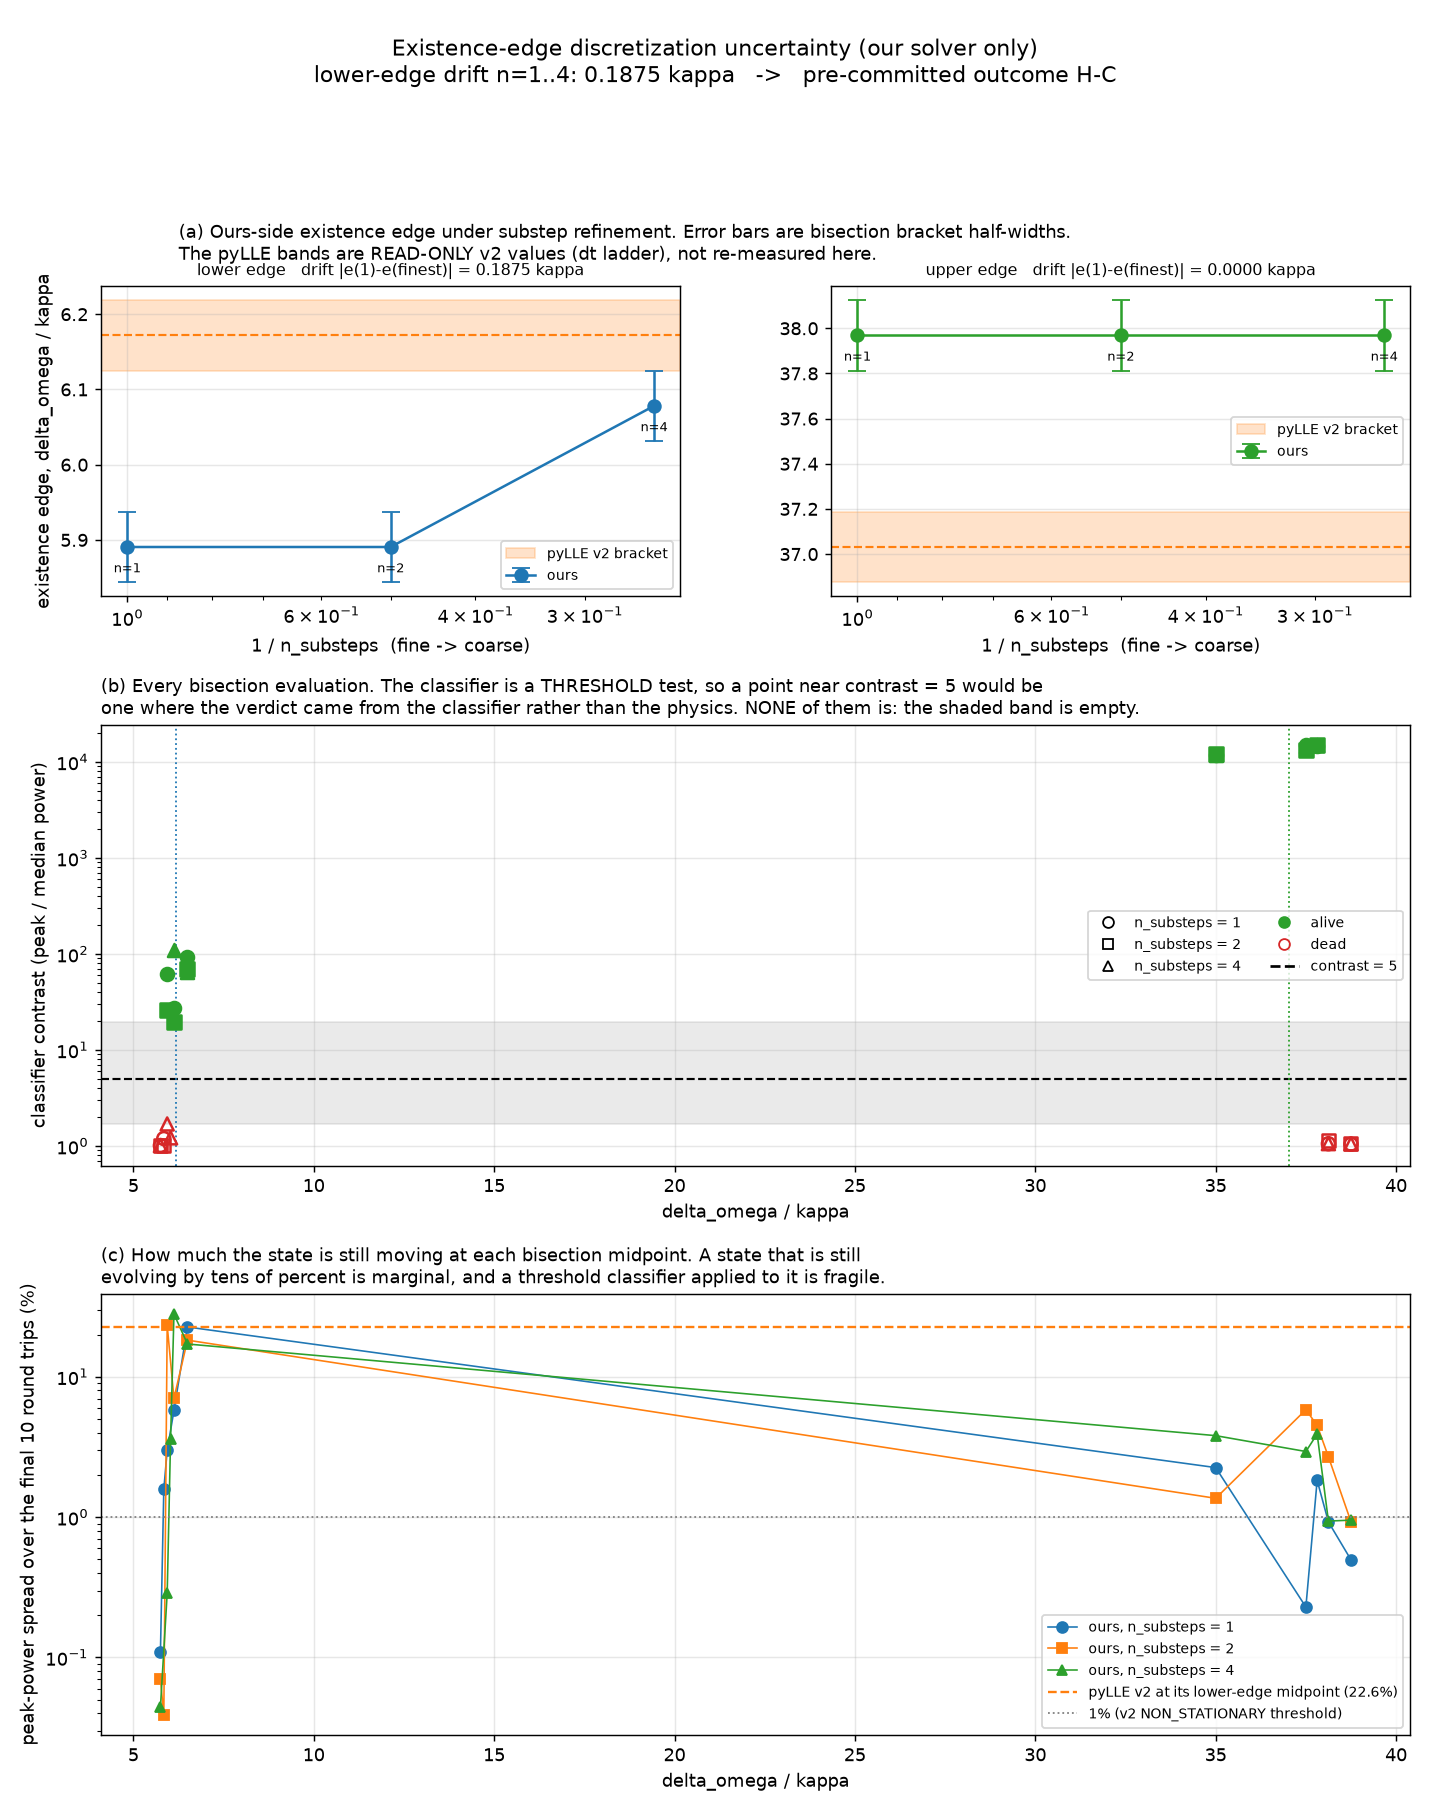

This figure's Python source:
"""Figure for the existence-edge discretization measurement.

Three panels, from ``validation/results/existence_convergence_ours.json``:

  (a) edge midpoint vs 1/n_substeps, with the bisection bracket half-width as
      the error bar, and pyLLE's v2 edge drawn as a horizontal band. The pyLLE
      band is a READ-ONLY v2 value at the dt-ladder finest level -- it was not
      re-measured here, and that asymmetry is the main caveat on the recomputed
      G7 band.
  (b) the bisection trace at each level: every evaluated detuning, alive or
      dead, with the classifier contrast on a log axis and the contrast = 5
      decision threshold marked. This is what makes a threshold flip visible.
  (c) peak-power spread over the final 10 round trips at every bisection
      midpoint. This is the panel that shows whether the edge states are
      marginal; pyLLE's 22.6% at its own v2 lower-edge midpoint is marked for
      scale.

Usage::

    python -m validation.figures.fig_existence_convergence
"""

from __future__ import annotations

import json
from pathlib import Path

import numpy as np

REPO_ROOT = Path(__file__).resolve().parents[2]
RESULTS = REPO_ROOT / "validation" / "results"
RESULT_JSON = RESULTS / "existence_convergence_ours.json"
V2_JSON = RESULTS / "pylle_crosscheck_v2.json"
OUT = Path(__file__).resolve().parent / "fig_existence_convergence.png"

# pyLLE's measured peak-power spread at its v2 lower-edge midpoint, for scale.
PYLLE_V2_SPREAD = 0.2258


def main() -> int:
    """Render the existence-edge refinement figure from the committed artifacts.

    Returns
    -------
    int
        The process exit status: 0 on success.

    Raises
    ------
    FileNotFoundError
        If ``validation/results/existence_convergence_ours.json`` is absent --
        the study must have been run first.
    KeyError
        If the artifact predates a field the figure plots.
    OSError
        If the output image cannot be written.
    ImportError
        If matplotlib is unavailable.

    Notes
    -----
    Reads the COMMITTED artifact rather than re-running the bisections, which
    take hours. The figure shows the edge midpoints and their bracket
    half-widths per refinement level, so a reader can see directly whether the
    edge moved or merely the resolution improved.

    No ``Examples`` section: it reads a committed artifact and writes a file.
    """
    import matplotlib
    matplotlib.use("Agg")
    import matplotlib.pyplot as plt

    r = json.loads(RESULT_JSON.read_text())
    v2ex = json.loads(V2_JSON.read_text())["existence"]
    levels = [lv for lv in r["levels"] if lv.get("status") == "OK"]
    ns = [lv["n_substeps"] for lv in levels]

    fig, ax = plt.subplots(3, 1, figsize=(11, 14))

    # ---- (a) edge midpoint vs 1/n ------------------------------------------
    # One axis per edge. The two edges are 32 kappa apart while the drift being
    # measured is 0.19 kappa, so a shared y-axis -- log, symlog or linear --
    # renders the entire result as a flat line.
    ax[0].axis("off")
    pos = ax[0].get_position()
    fig.text(pos.x0, pos.y1 - 0.002,
             "(a) Ours-side existence edge under substep refinement. Error bars "
             "are bisection bracket half-widths.\nThe pyLLE bands are READ-ONLY "
             "v2 values (dt ladder), not re-measured here.",
             fontsize=10, ha="left", va="top")
    sub = ax[0].get_subplotspec().subgridspec(
        2, 2, wspace=0.26, height_ratios=[0.42, 1.0], hspace=0.0)
    for j, (edge, colour) in enumerate((("lower", "tab:blue"),
                                        ("upper", "tab:green"))):
        a = fig.add_subplot(sub[1, j])
        x = [1.0 / n for n in ns]
        y = [lv[edge]["midpoint"] for lv in levels]
        e = [lv[edge]["halfwidth"] for lv in levels]
        a.errorbar(x, y, yerr=e, marker="o", ms=7, lw=1.4, capsize=5,
                   color=colour, label="ours", zorder=3)
        mid_p = v2ex[f"{edge}_midpoint_pylle"]
        hw_p = v2ex[f"{edge}_halfwidth_pylle"]
        a.axhspan(mid_p - hw_p, mid_p + hw_p, color="tab:orange", alpha=0.22,
                  label="pyLLE v2 bracket")
        a.axhline(mid_p, color="tab:orange", ls="--", lw=1.2)
        for xi, yi, n in zip(x, y, ns):
            a.annotate(f"n={n}", xy=(xi, yi), xytext=(0, -14),
                       textcoords="offset points", ha="center", fontsize=7)
        a.set_xscale("log")
        a.invert_xaxis()
        a.set_xlabel("1 / n_substeps  (fine -> coarse)")
        if j == 0:
            a.set_ylabel("existence edge, delta_omega / kappa")
        drift = abs(y[-1] - y[0]) if len(y) > 1 else 0.0
        a.set_title(f"{edge} edge   drift |e(1)-e(finest)| = {drift:.4f} kappa",
                    fontsize=9)
        a.legend(fontsize=8, loc="best")
        a.grid(alpha=0.3)

    # ---- (b) bisection traces ----------------------------------------------
    markers = {1: "o", 2: "s", 4: "^", 8: "D", 16: "v"}
    for lv in levels:
        n = lv["n_substeps"]
        for edge in ("lower", "upper"):
            for t in lv[edge]["trace"]:
                ax[1].scatter(t["dw_over_kappa"], max(t["contrast"], 1e-2),
                              marker=markers.get(n, "o"), s=52,
                              facecolor=("tab:green" if t["alive"] else "none"),
                              edgecolor=("tab:green" if t["alive"] else "tab:red"),
                              linewidths=1.4, zorder=3)
    ax[1].axhline(5.0, color="k", ls="--", lw=1.2,
                  label="classifier threshold, contrast = 5")
    # The decisive observation of this panel is what is NOT here: no evaluation
    # lands near the threshold. Shade the empty band so that reads as a result
    # rather than as absence of data.
    alive = [t["contrast"] for lv in levels for e in ("lower", "upper")
             for t in lv[e]["trace"] if t["alive"]]
    dead = [t["contrast"] for lv in levels for e in ("lower", "upper")
            for t in lv[e]["trace"] if not t["alive"]]
    if alive and dead:
        ax[1].axhspan(max(dead), min(alive), color="grey", alpha=0.16,
                      label=f"empty band: no evaluation between "
                            f"{max(dead):.2f} and {min(alive):.2f} "
                            f"({min(alive) / max(dead):.1f}x)")
    for edge, colour in (("lower", "tab:blue"), ("upper", "tab:green")):
        ax[1].axvline(v2ex[f"{edge}_midpoint_pylle"], color=colour, ls=":", lw=1.0,
                      label=f"pyLLE v2 {edge} edge")
    ax[1].set_yscale("log")
    ax[1].set_xlabel("delta_omega / kappa")
    ax[1].set_ylabel("classifier contrast (peak / median power)")
    handles = [
        plt.Line2D([], [], marker=markers.get(n, "o"), ls="", color="k",
                   markerfacecolor="none", label=f"n_substeps = {n}")
        for n in ns]
    handles += [
        plt.Line2D([], [], marker="o", ls="", color="tab:green", label="alive"),
        plt.Line2D([], [], marker="o", ls="", markerfacecolor="none",
                   color="tab:red", label="dead"),
        plt.Line2D([], [], color="k", ls="--", label="contrast = 5"),
    ]
    ax[1].legend(handles=handles, fontsize=8, ncol=2, loc="center right")
    ax[1].set_title(
        "(b) Every bisection evaluation. The classifier is a THRESHOLD test, so a "
        "point near contrast = 5 would be\none where the verdict came from the "
        "classifier rather than the physics. NONE of them is: the shaded band is "
        "empty.",
        fontsize=10, loc="left")
    ax[1].grid(alpha=0.3)

    # ---- (c) peak-power spread ---------------------------------------------
    for lv in levels:
        n = lv["n_substeps"]
        xs, ys = [], []
        for edge in ("lower", "upper"):
            for t in lv[edge]["trace"]:
                if t.get("peak_power_spread_last10") is not None:
                    xs.append(t["dw_over_kappa"])
                    ys.append(100.0 * t["peak_power_spread_last10"])
        order = np.argsort(xs)
        ax[2].plot(np.asarray(xs)[order], np.asarray(ys)[order],
                   marker=markers.get(n, "o"), ms=6, lw=0.9,
                   label=f"ours, n_substeps = {n}")
    ax[2].axhline(100.0 * PYLLE_V2_SPREAD, color="tab:orange", ls="--", lw=1.3,
                  label=f"pyLLE v2 at its lower-edge midpoint "
                        f"({100 * PYLLE_V2_SPREAD:.1f}%)")
    ax[2].axhline(1.0, color="grey", ls=":", lw=1.0,
                  label="1% (v2 NON_STATIONARY threshold)")
    ax[2].set_yscale("log")
    ax[2].set_xlabel("delta_omega / kappa")
    ax[2].set_ylabel("peak-power spread over the final 10 round trips (%)")
    ax[2].set_title(
        "(c) How much the state is still moving at each bisection midpoint. A "
        "state that is still\nevolving by tens of percent is marginal, and a "
        "threshold classifier applied to it is fragile.",
        fontsize=10, loc="left")
    ax[2].legend(fontsize=8)
    ax[2].grid(alpha=0.3)

    h = r["hypothesis_outcome"]
    lo = r["edge_convergence"]["lower"]
    fig.suptitle(
        f"Existence-edge discretization uncertainty (our solver only)\n"
        f"lower-edge drift n=1..4: {lo['drift_1_to_4']:.4f} kappa   ->   "
        f"pre-committed outcome {h['outcome']}",
        fontsize=12)
    fig.tight_layout(rect=(0, 0.005, 1, 0.965))
    fig.savefig(OUT, dpi=130,
                metadata={"Software": "validation.figures.fig_existence_convergence",
                          "Creation Time": None})
    print(f"wrote {OUT}")
    return 0


if __name__ == "__main__":
    raise SystemExit(main())
